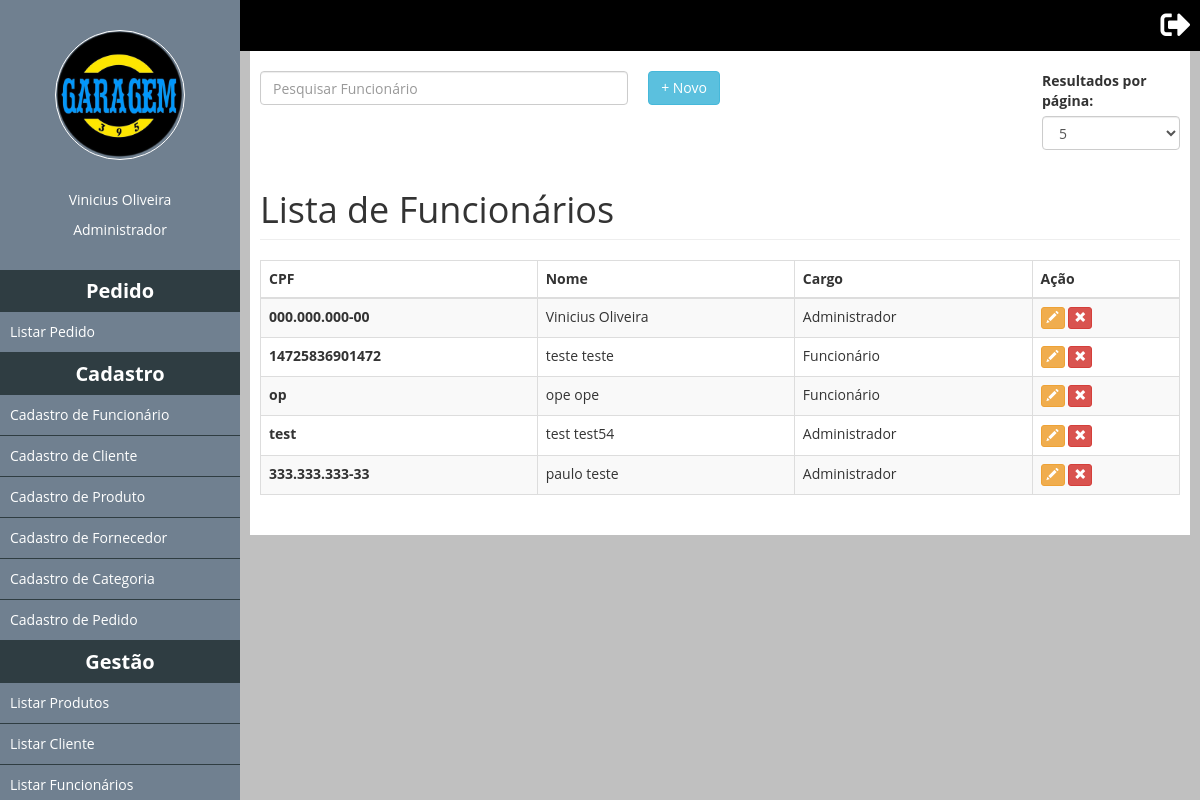
/ListaFuncionarios (signed in), run on the app's committed database.
### tables this page shows
CREATE TABLE IF NOT EXISTS `tb_funcionario` (
  `idfuncionario` int(11) NOT NULL AUTO_INCREMENT,
  `cpf` char(14) NOT NULL,
  `nome` varchar(255) NOT NULL,
  `id_cargo` int(11) NOT NULL,
  `sobrenome` varchar(250) NOT NULL,
  `email` varchar(255) NOT NULL,
  `senha` varchar(100) NOT NULL,
  `status` tinyint(1) NOT NULL,
  PRIMARY KEY (`idfuncionario`)
);

CREATE TABLE IF NOT EXISTS `tb_cargo` (
  `idcargo` int(11) NOT NULL AUTO_INCREMENT,
  `cargo` varchar(50) NOT NULL,
  PRIMARY KEY (`idcargo`)
);

### classes/Mysql.php (called while the page is built)
<?php
	class Mysql
	{
		private static $pdo;
		public static function conectar(){
			if(self::$pdo == null){
				try{
					self::$pdo = new PDO('mysql:host='.HOST.';dbname='.DATABASE,USER,PASSWORD,array(PDO::MYSQL_ATTR_INIT_COMMAND => 'SET NAMES utf8'));
					self::$pdo->setAttribute(PDO::ATTR_ERRMODE,PDO::ERRMODE_EXCEPTION);
				}catch(Exception $e){
					echo '<h2>Erro ao conectar.</h2>';
				}
			}
			return self::$pdo;
		}
	}
?>

### pages/ListaFuncionarios.php (the view, shortened to what this page needs)
<div style="width: 100%;">
	<div class="left" style="width: 50%;float: left;">
		<input id="pesquisaSlide" class="form-control left" placeholder="Pesquisar Funcionário" />
		<a href="<?php echo INCLUDE_PATH;?>CadastroFuncionario"><button type="button" class="btn btn-info right">+ Novo</button></a>
	</div>
	<div class="right" style="width: 15%;float: right">
		<label for="sel1">Resultados por página:</label>
		<select class="form-control" id="sel1" onchange="pagination(this,'#list-thumbs','#pesquisaSlide')">
			<option value="5">5</option>
		</select>
	</div>
</div>
<h1 class="page-header">Lista de Funcionários</h1>
<div class="table-responsive">
	<table class="table table-striped table-bordered table-hover" id="list-thumbs">
		<thead>
			<tr>
				<th>CPF</th>
				<th>Nome</th>
				<th>Cargo</th>
				<th>Ação</th>
			</tr>
		</thead>
		<tbody>
			<?php
			$funcionarios = MySql::conectar()->prepare("
				SELECT *
				FROM tb_funcionario F
				INNER JOIN tb_cargo C
				ON F.id_cargo = C.idcargo
				WHERE F.status != 0
				");
			$funcionarios->execute();
			$funcionarios = $funcionarios->fetchAll();
			foreach ($funcionarios as $key => $value):
				?>
				<tr>
					<th><?php echo $value['cpf'];?></th>
					<td><?php echo $value['nome'].' '.$value['sobrenome'];?></td>
					<td><?php echo $value['cargo'];?></td>
					<td>
						<form method="post" style="display: inline-block;">
							<button class="btn btn-warning btn-xs" title="Alterar" data-toggle="modal" data-target="#myModal" type="submit">
								<span class="glyphicon glyphicon-pencil" aria-hidden="true"></span>
							</button>
						</form>
						<form method="post" style="display: inline-block;">
							<button class="btn btn-danger btn-xs" title="Remover" type="submit" data-toggle="modal" data-target="#myModal" type="submit">
								<span class="glyphicon glyphicon-remove" aria-hidden="true"></span>
							</button>
						</form>
					</td>
				</tr>
			<?php endforeach;?>
		</tbody>
	</table>
</div>
</div>
</div>
</div>

### css/teste.css (style rules this page uses)
* { margin: 0; padding: 0; }
html, body { height: 100%; }
body { overflow-x: hidden; }
.left { float: left; }
.right { float: right; }
a { color: #fff; text-decoration: none; }
#pesquisaSlide { width: 80% !important; }

### css/style.css (style rules this page uses)
* { margin: 0; padding: 0; box-sizing: border-box; font-family: "Open Sans"; }
html, body { height: 100%; background-color: #DCDCDC; }
body { overflow-x: hidden; }

### data on the page
tb_funcionario: cpf "000.000.000-00", nome "Vinicius", sobrenome "Oliveira", id_cargo.cargo "Administrador"
tb_funcionario: cpf "14725836901472", nome "teste", sobrenome "teste", id_cargo.cargo "Funcionário"
tb_funcionario: cpf "op", nome "ope", sobrenome "ope", id_cargo.cargo "Funcionário"
tb_funcionario: cpf "test", nome "test", sobrenome "test54", id_cargo.cargo "Administrador"
tb_funcionario: cpf "333.333.333-33", nome "paulo", sobrenome "teste", id_cargo.cargo "Administrador"

### other printed values
$_SESSION['name'] "Vinicius Oliveira"
$_SESSION['cargo'] "Administrador"
